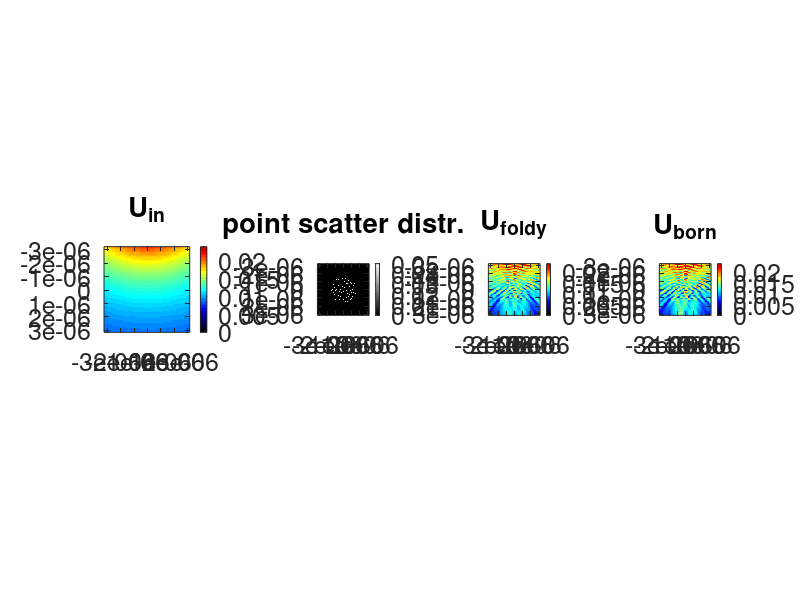

This figure's MATLAB source:
set(0, 'DefaultAxesFontSize', 18);
set(0, 'DefaultFigureColor', 'w');
%addpath(genpath('C:\Users\Lars Loetgering\Dropbox\Codes\fracPty\utils\export_fig2018'))

% create coordinate meshgrid
N = 2^6; dx = 100e-9; L = N * dx;
x = (-N/2:N/2-1)*dx; z = x;
[X,Z] = meshgrid(x);

% determine wavenumber
k = 2*pi/633e-9;

% source coordinate
xs = 0; zs = -1.25*L;

% spherical wave 
R = sqrt((X-xs).^2 + (Z-zs).^2);
Uin = exp(1i*k*R)./(1i*k*R);

%% determine random point scatter distribution

rng(0,'twister')
idx = 1:10:N^2; 
numScatterers = length(idx); 
idx = min(idx+randi([1 4],size(idx)),N^2);
aleph = 5e-2;
pointScatterDist = zeros(N,N);
pointScatterDist(idx) = aleph;
pointScatterDist = pointScatterDist .* (X.^2+Z.^2 < (L/4)^2);
idx = find(pointScatterDist(:)>0);

%% compute scattering matrix
G = mean(aleph)*exp(1i * k * R) ./ (1i * k * R + eps);
% method 1: Foldy Lax
M = zeros(N^2,N^2);
for loop = 1:length(idx)
    R = sqrt((X-X(idx(loop))).^2 + (Z-Z(idx(loop))).^2);
    % 2D Green's function: Hankel
    G = aleph * 1i*pi*besselh(0,k * R);
    G(idx(loop)) = 0;  
    M(:,idx(loop)) = G(:);
end
Ufoldy = reshape( sparse(eye(N^2) - M) \ Uin(:), [N,N]);

% method 2: 1st Born approximation
Uborn = Uin(:) + M*Uin(:);
Uborn = reshape( Uborn, [N,N]);
Uborn2nd = Uin(:) + M*Uborn(:);
Uborn2nd = reshape( Uborn2nd, [N,N]);
maxAbs = max(max(abs(Ufoldy(:)),abs(Uborn(:))));

%% show results
% modify colormap
cmap = jet(50);
c = linspace(0,1,10);
cmap = [c' * cmap(1,:);cmap];

figure(3)
subplot(1,4,1)
imagesc(x,x,abs(Uin),[0 maxAbs]), axis image, colormap(cmap)
title({'U_{in}',''}), colorbar

subplot(1,4,2)
imagesc(x,x,pointScatterDist), axis image, colormap(gray)
h = gca; title({'point scatter distr.',''}), colorbar

subplot(1,4,3)
imagesc(x,x,abs(Ufoldy),[0 maxAbs]), axis image, colormap(cmap)
title({'U_{foldy}',''}), colorbar

subplot(1,4,4)
imagesc(x,x,abs(Uborn2nd),[0 maxAbs]), axis image, colormap(cmap)
title({'U_{born}',''}), colorbar

colormap(h, gray)
